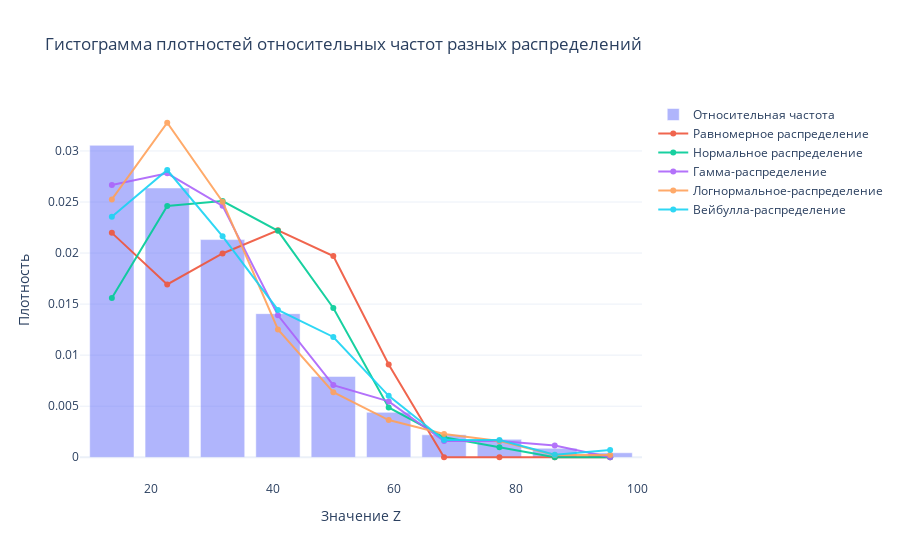

The notebook cell saved with this chart:
### Code cell
# Гистограмма плотностей относительных частот разных распределений
fig = go.Figure()
fig.add_trace(
    go.Bar(x=raspred_df_stats['Середины интервалов'],
           y=raspred_df_stats['Плотность относительной частоты'],
           opacity=0.5, name='Относительная частота',
          )
)
fig.add_trace(
    go.Scatter(x=raspred_df_stats['Середины интервалов'],
           y=raspred_df_stats['Плотность равномерного распределения'],
           opacity=0.9, name='Равномерное распределение',
          )
)
fig.add_trace(
    go.Scatter(x=raspred_df_stats['Середины интервалов'],
           y=raspred_df_stats['Плотность нормального распределения'],
           opacity=0.9, name='Нормальное распределение',
          )
)
fig.add_trace(
    go.Scatter(x=raspred_df_stats['Середины интервалов'],
           y=raspred_df_stats['Плотность гамма-распределения'],
           opacity=0.9, name='Гамма-распределение',
          )
)
fig.add_trace(
    go.Scatter(x=raspred_df_stats['Середины интервалов'],
           y=raspred_df_stats['Плотность логнормального распределения'],
           opacity=0.9, name='Логнормальное-распределение',
          )
)
fig.add_trace(
    go.Scatter(x=raspred_df_stats['Середины интервалов'],
           y=raspred_df_stats['Плотность распределения вейбулла'],
           opacity=0.9, name='Вейбулла-распределение',
          )
)
fig.update_layout(
    title="Гистограмма плотностей относительных частот разных распределений",
    xaxis_title="Значение Z",
    yaxis_title="Плотность",
    template="plotly_white"
)
fig.show()

### Figure 1 — Plotly figure (JSON) as saved in the notebook; plotly's stock layout.template omitted (floating-point values rounded to 4 significant figures)
{"data": [{"name": "Относительная частота", "opacity": 0.5, "type": "bar", "x": [13.55, 22.65, 31.75, 40.85, 49.95, 59.05, 68.15, 77.25, 86.35, 95.45], "y": [0.03055, 0.02637, 0.02132, 0.01407, 0.007912, 0.004396, 0.002198, 0.001758, 0.0008791, 0.0004396]}, {"name": "Равномерное распределение", "opacity": 0.9, "type": "scatter", "x": [13.55, 22.65, 31.75, 40.85, 49.95, 59.05, 68.15, 77.25, 86.35, 95.45], "y": [0.02198, 0.01693, 0.01996, 0.02223, 0.0197, 0.009094, 0.0, 0.0, 0.0, 0.0]}, {"name": "Нормальное распределение", "opacity": 0.9, "type": "scatter", "x": [13.55, 22.65, 31.75, 40.85, 49.95, 59.05, 68.15, 77.25, 86.35, 95.45], "y": [0.01559, 0.02461, 0.0251, 0.02217, 0.01462, 0.004873, 0.001949, 0.0009746, 0.0, 0.0]}, {"name": "Гамма-распределение", "opacity": 0.9, "type": "scatter", "x": [13.55, 22.65, 31.75, 40.85, 49.95, 59.05, 68.15, 77.25, 86.35, 95.45], "y": [0.02667, 0.02781, 0.02462, 0.01391, 0.007068, 0.005472, 0.001596, 0.001596, 0.00114, 0.0]}, {"name": "Логнормальное-распределение", "opacity": 0.9, "type": "scatter", "x": [13.55, 22.65, 31.75, 40.85, 49.95, 59.05, 68.15, 77.25, 86.35, 95.45], "y": [0.02525, 0.03276, 0.02503, 0.01251, 0.00637, 0.00364, 0.002275, 0.001593, 0.0002275, 0.0002275]}, {"name": "Вейбулла-распределение", "opacity": 0.9, "type": "scatter", "x": [13.55, 22.65, 31.75, 40.85, 49.95, 59.05, 68.15, 77.25, 86.35, 95.45], "y": [0.02357, 0.02813, 0.02164, 0.01443, 0.01178, 0.006011, 0.001683, 0.001683, 0.0002405, 0.0007214]}], "layout": {"title": {"text": "Гистограмма плотностей относительных частот разных распределений"}, "xaxis": {"title": {"text": "Значение Z"}}, "yaxis": {"title": {"text": "Плотность"}}}}
